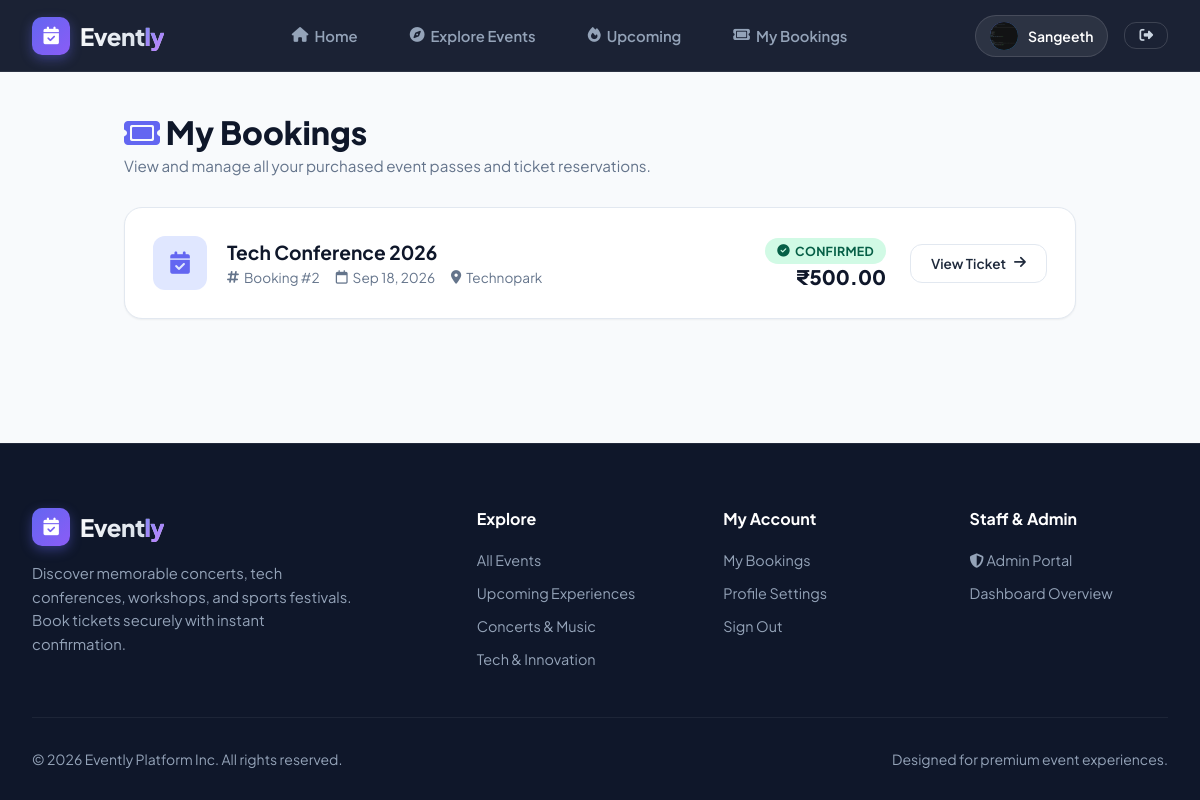
Page /my-bookings/ (signed in) on the committed database.
### customer/models.py (models this page shows, shortened)
class UserProfile(models.Model):
    user=models.OneToOneField(User,on_delete=models.CASCADE)
    phone=models.CharField(max_length=15,blank=True)
    profile_picture=models.ImageField(upload_to='profile_pictures/',blank=True,null=True)

class Booking(models.Model):
    user = models.ForeignKey(
        User,
        on_delete=models.CASCADE
    )
    event = models.ForeignKey(
        'events.Event',
        on_delete=models.CASCADE
    )
    total_amount = models.DecimalField(
        max_digits=10,
        decimal_places=2
    )
    booking_date = models.DateTimeField(
        auto_now_add=True
    )
    status = models.CharField(
        max_length=20,
        default='Confirmed'
    )

### events/models.py (models this page shows)
class Event(models.Model):
    name = models.CharField(max_length=200)
    description = models.TextField()
    category = models.CharField(max_length=100)
    date = models.DateField()
    time = models.TimeField()
    venue = models.CharField(max_length=200)
    location = models.CharField(max_length=200)
    image = models.ImageField(
        upload_to='event_images/',
        blank=True,
        null=True
    )

### customer/views.py (the view)
# urls.py: path('my-bookings/', views.my_bookings, name='my_bookings'),
@login_required
def my_bookings(request):
    bookings = Booking.objects.filter(user=request.user).select_related('event').prefetch_related('items__ticket_type').order_by('-booking_date')
    return render(request, 'my_bookings.html', {'bookings': bookings})

### customer/templates/my_bookings.html (shortened to what this page needs)
{% extends 'base.html' %}
{% block content %}
<div class="page-container">
    <div class="page-header-box">
        <h1 class="page-title"><i class="fa-solid fa-ticket" style="color: var(--primary);"></i> My Bookings</h1>
        <p class="page-subtitle">View and manage all your purchased event passes and ticket reservations.</p>
    </div>
    {% if bookings %}
    <div class="booking-list">
        {% for booking in bookings %}
        <div class="booking-item-card">
            <div class="booking-main-info">
                <div class="booking-icon-box">
                    <i class="fa-solid fa-calendar-check"></i>
                </div>
                <div>
                    <h3 class="booking-title">{{ booking.event.name }}</h3>
                    <div class="booking-meta-row">
                        <span><i class="fa-solid fa-hashtag"></i> Booking #{{ booking.id }}</span>
                        <span><i class="fa-regular fa-calendar"></i> {{ booking.event.date|date:"M d, Y" }}</span>
                        <span><i class="fa-solid fa-location-dot"></i> {{ booking.event.venue }}</span>
                    </div>
                </div>
            </div>
            <div class="booking-right-side">
                <div>
                    {% if booking.status == 'Confirmed' %}
                        <span class="badge badge-success"><i class="fa-solid fa-circle-check"></i> Confirmed</span>
                    {% else %}
                        <span class="badge badge-danger"><i class="fa-solid fa-ban"></i> Cancelled</span>
                    {% endif %}
                    <div class="booking-amount">₹{{ booking.total_amount }}</div>
                </div>
                <a href="{% url 'booking_details' booking.id %}" class="btn btn-outline" style="border-color: var(--border); color: var(--text-main); font-size: 0.85rem;">
                    View Ticket <i class="fa-solid fa-arrow-right"></i>
                </a>
            </div>
        </div>
        {% endfor %}
    </div>
    {% endif %}
</div>
{% endblock %}

### customer/templates/base.html (shortened to what this page needs)
<!DOCTYPE html>
<html lang="en">
<head>
    <link rel="stylesheet" href="https://cdnjs.cloudflare.com/ajax/libs/font-awesome/6.5.1/css/all.min.css">
</head>
<body>
    <header class="navbar">
        <div class="nav-container">
            <a href="{% url 'home' %}" class="brand-logo">
                <div class="logo-icon"><i class="fa-solid fa-calendar-check"></i></div>
                <span>Event<span class="accent">ly</span></span>
            </a>
            <ul class="nav-menu">
                <li><a href="{% url 'home' %}" class="nav-link"><i class="fa-solid fa-house"></i> Home</a></li>
                <li><a href="{% url 'events' %}" class="nav-link"><i class="fa-solid fa-compass"></i> Explore Events</a></li>
                <li><a href="{% url 'upcoming_events' %}" class="nav-link"><i class="fa-solid fa-fire"></i> Upcoming</a></li>
                {% if user.is_authenticated %}
                    <li><a href="{% url 'my_bookings' %}" class="nav-link"><i class="fa-solid fa-ticket"></i> My Bookings</a></li>
                {% endif %}
            </ul>
            <div class="nav-actions">
                {% if user.is_authenticated %}
                    <a href="{% url 'profile' %}" class="user-dropdown-btn">
                        {% if user.userprofile.profile_picture %}
                            <img src="{{ user.userprofile.profile_picture.url }}" alt="{{ user.first_name }}" class="user-avatar-sm">
                        {% else %}
                            <div class="user-avatar-sm">{{ user.first_name|default:user.username|make_list|first|upper }}</div>
                        {% endif %}
                        <span>{{ user.first_name|default:user.username }}</span>
                    </a>
                    <a href="{% url 'logout' %}" class="btn btn-outline" style="padding: 6px 14px; font-size: 0.85rem;" title="Logout">
                        <i class="fa-solid fa-right-from-bracket"></i>
                    </a>
                {% else %}
                    <a href="{% url 'login' %}" class="btn btn-outline">Sign In</a>
                    <a href="{% url 'register' %}" class="btn btn-primary">Sign Up</a>
                {% endif %}
            </div>
        </div>
    </header>
    <main>
        {% block content %}{% endblock %}
    </main>
    <footer>
        <div class="footer-container">
            <div class="footer-brand">
                <a href="{% url 'home' %}" class="brand-logo">
                    <div class="logo-icon"><i class="fa-solid fa-calendar-check"></i></div>
                    <span>Event<span class="accent">ly</span></span>
                </a>
                <p>Discover memorable concerts, tech conferences, workshops, and sports festivals. Book tickets securely with instant confirmation.</p>
            </div>
            <div class="footer-col">
                <h4>Explore</h4>
                <ul class="footer-links">
                    <li><a href="{% url 'events' %}">All Events</a></li>
                    <li><a href="{% url 'upcoming_events' %}">Upcoming Experiences</a></li>
                    <li><a href="{% url 'events' %}?category=Music">Concerts & Music</a></li>
                    <li><a href="{% url 'events' %}?category=Tech">Tech & Innovation</a></li>
                </ul>
            </div>
            <div class="footer-col">
                <h4>My Account</h4>
                <ul class="footer-links">
                    {% if user.is_authenticated %}
                        <li><a href="{% url 'my_bookings' %}">My Bookings</a></li>
                        <li><a href="{% url 'profile' %}">Profile Settings</a></li>
                        <li><a href="{% url 'logout' %}">Sign Out</a></li>
                    {% else %}
                        <li><a href="{% url 'login' %}">Sign In</a></li>
                        <li><a href="{% url 'register' %}">Create Account</a></li>
                    {% endif %}
                </ul>
            </div>
            <div class="footer-col">
                <h4>Staff & Admin</h4>
                <ul class="footer-links">
                    <li><a href="{% url 'admin_login' %}"><i class="fa-solid fa-shield-halved"></i> Admin Portal</a></li>
                    <li><a href="{% url 'admin_dashboard' %}">Dashboard Overview</a></li>
                </ul>
            </div>
        </div>
        <div class="footer-bottom">
            <p>&copy; 2026 Evently Platform Inc. All rights reserved.</p>
            <p>Designed for premium event experiences.</p>
        </div>
    </footer>
</body>
</html>

### customer/templates/my_bookings.html (style rules this page uses)
.page-container { max-width: 1000px; margin: 2.5rem auto; padding: 0 1.5rem; }
.page-header-box { margin-bottom: 2rem; }
.page-title { font-size: 2rem; font-weight: 800; color: var(--dark); }
.page-subtitle { color: var(--text-muted); font-size: 0.95rem; margin-top: 4px; }
.booking-list { display: flex; flex-direction: column; gap: 1.25rem; }
.booking-item-card { background: white; border-radius: var(--radius-lg); border: 1px solid var(--border); box-shadow: var(--shadow-sm); padding: 1.75rem; display: flex; align-items: center; justify-content: space-between; gap: 1.5rem; transition: var(--transition); }
.booking-main-info { display: flex; align-items: center; gap: 1.25rem; }
.booking-icon-box { width: 54px; height: 54px; background: var(--primary-light); color: var(--primary); border-radius: var(--radius-md); display: flex; align-items: center; justify-content: center; font-size: 1.4rem; flex-shrink: 0; }
.booking-title { font-size: 1.2rem; font-weight: 700; color: var(--dark); margin-bottom: 0.35rem; }
.booking-meta-row { display: flex; align-items: center; gap: 1rem; font-size: 0.85rem; color: var(--text-muted); flex-wrap: wrap; }
.booking-meta-row span { display: inline-flex; align-items: center; gap: 5px; }
.booking-right-side { display: flex; align-items: center; gap: 1.5rem; text-align: right; }
.booking-amount { font-size: 1.25rem; font-weight: 800; color: var(--dark); }

### rows in the picture
Booking: event.name "Tech Conference 2026", id "2", event "Sep 18, 2026", event.venue "Technopark", status "Confirmed" (drawn), total_amount "500.00"

### other values in the picture
{{ user.first_name|default:user.username }} "Sangeeth"
